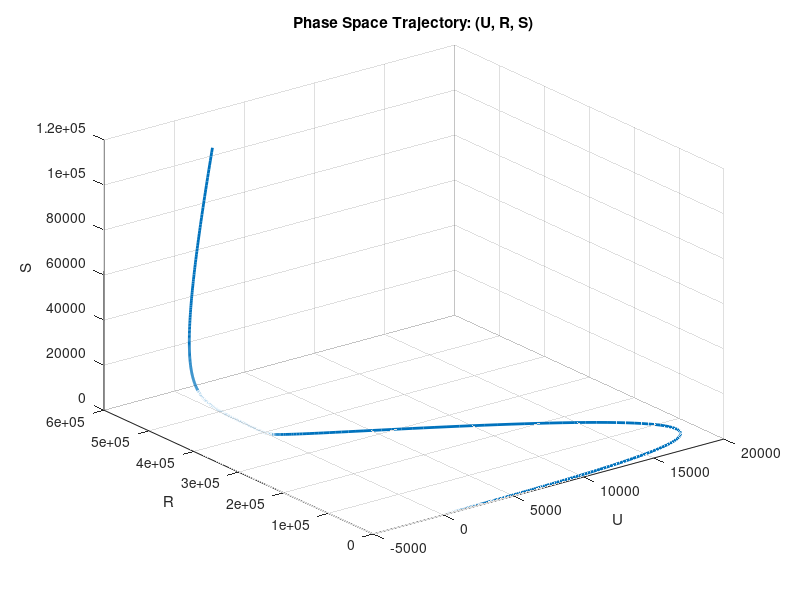

Recreate this plot in MATLAB.
% Clear workspace and figures
clear; clc; close all;

% 1) Define parameters
a = 0.7;
b = 0.00001;

d_ = 0.025;   
e = 0.0001;
f = 0.000001;

g = 0.01;
h = 0.000001;

%i = 0.000;
%c = 13.5;

% Define the time domain
t_domain = linspace(1985, 2020, 1000);

% Set initial conditions: [U0, R0, S0]
init_conditions = [3; 1300; 3];

% Define the system as an anonymous function
% X(1) = U, X(2) = R, X(3) = S
ode_RHS = @(t, X) [
    a*X(1) - b*X(1)*X(2);                   % dU/dt
    d_*X(2) + e*X(1)*X(2) - f*X(3)*X(2);    % dR/dt
    g*X(3) + h*X(3)*X(2)                    % dS/dt
];

% Solve the system:
[t, sol] = ode45(ode_RHS, t_domain, init_conditions);

% Solutions
U_sol = sol(:,1);
R_sol = sol(:,2);
S_sol = sol(:,3);

% 6) Plot the trajectory in 3D phase space (U, R, S)
figure;
plot3(U_sol, R_sol, S_sol, 'LineWidth', 2);
grid on;
xlabel('U');
ylabel('R');
zlabel('S');
title('Phase Space Trajectory: (U, R, S)');
